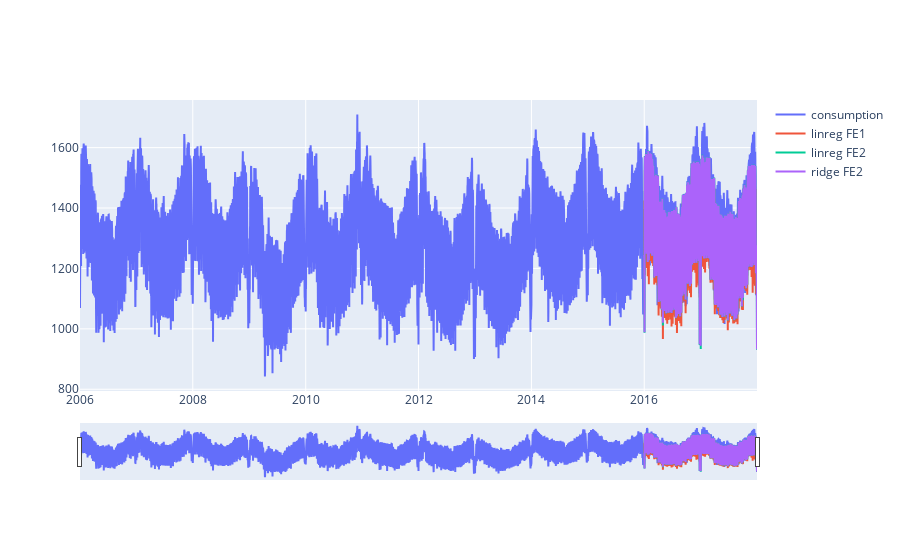

The code cell stored with this chart in its notebook:
### Code cell
go.Figure([go.Scatter(name='true', x=df_test['Date'], y=df_test['y true'])])
fig.add_trace(go.Scatter(name='linreg FE1', x=df_test['Date'], y=df_test['linreg FE1']))
fig.add_trace(go.Scatter(name='linreg FE2', x=df_test['Date'], y=df_test['linreg FE2']))
fig.add_trace(go.Scatter(name='ridge FE2', x=df_test['Date'], y=df_test['ridge FE2']))

fig.update_xaxes(rangeslider_visible=True)
fig.show()

### Figure 1 — Plotly figure (JSON) as saved in the notebook; plotly's stock layout.template omitted (floating-point values rounded to 4 significant figures; data arrays with more than 128 entries replaced by an {"elided": "..."} marker saying what was removed)
{"data": [{"name": "consumption", "type": "scatter", "x": {"elided": "4383 str values"}, "y": {"elided": "4383 float values"}}, {"name": "linreg FE1", "type": "scatter", "x": {"elided": "731 str values"}, "y": {"elided": "731 float values"}}, {"name": "linreg FE2", "type": "scatter", "x": {"elided": "731 str values"}, "y": {"elided": "731 float values"}}, {"name": "ridge FE2", "type": "scatter", "x": {"elided": "731 str values"}, "y": {"elided": "731 float values"}}], "layout": {"xaxis": {"rangeslider": {"visible": true}}}}
